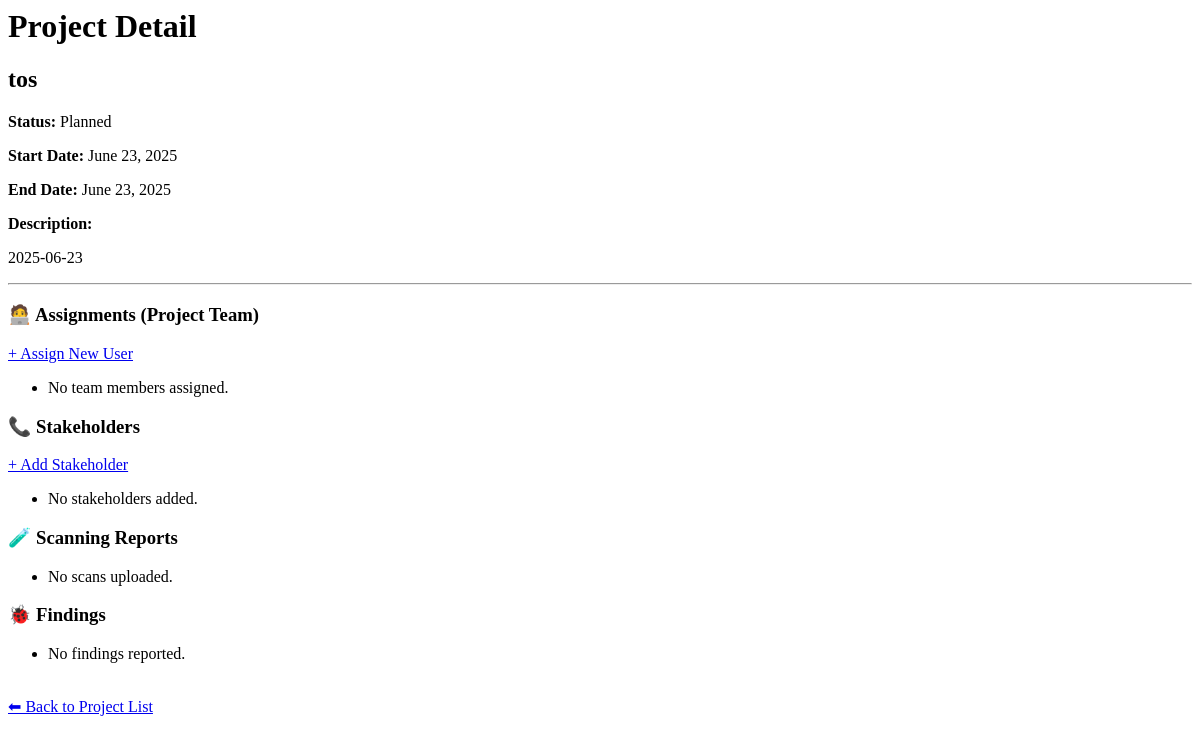
The page /projects/2/ on the database as committed earlier.
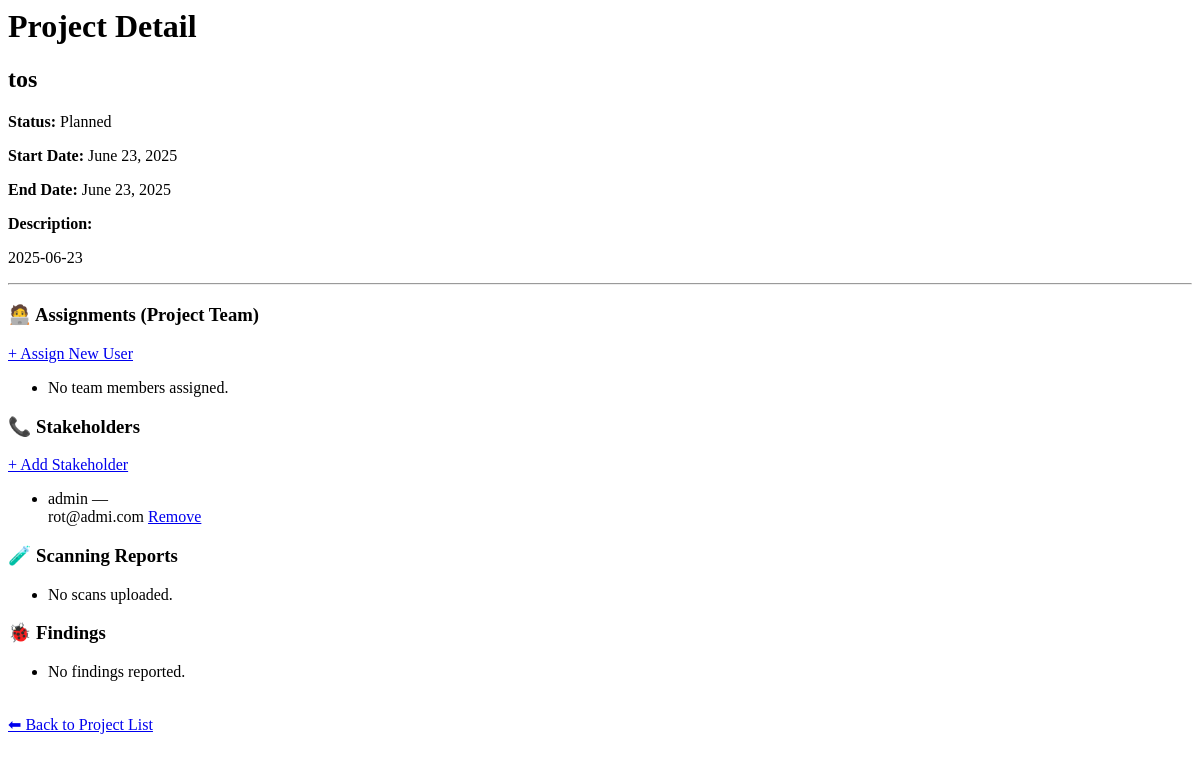
The same page on the database as committed later.
### stakeholders/models.py (models this page shows, shortened)
class Stakeholder(models.Model):
    project = models.ForeignKey(Project, on_delete=models.CASCADE)
    name = models.CharField(max_length=100)
    email = models.EmailField(blank=True)
    position = models.CharField(max_length=100, blank=True)

### projects/views.py (the view)
# urls.py: path('<int:pk>/', views.project_detail, name='project_detail'),
def project_detail(request, pk):
    project = get_object_or_404(Project, pk=pk)
    return render(request, 'projects/project_detail.html', {
        'project': project,
        'assignments': [],  # nanti diisi
        'pics': [],
        'scans': [],
        'findings': [],
    })

### projects/templates/projects/project_detail.html (shortened to what this page needs)
<h1>Project Detail</h1>
<h2>{{ project.project_name }}</h2>
<p><strong>Status:</strong> {{ project.status }}</p>
<p><strong>Start Date:</strong> {{ project.start_date }}</p>
<p><strong>End Date:</strong> {{ project.end_date|default:"-" }}</p>
<p><strong>Description:</strong> {{ project.description|linebreaks }}</p>
<hr>
<h3>🧑‍💻 Assignments (Project Team)</h3>
<a href="{% url 'add_assignment' project.pk %}">+ Assign New User</a>
<ul>
    {% for a in project.assignment_set.all %}
        <li>{{ a.user.full_name }} — {{ a.title }}
            <a href="{% url 'remove_assignment' a.pk %}">Remove</a>
        </li>
    {% empty %}
        <li>No team members assigned.</li>
    {% endfor %}
</ul>
<h3>📞 Stakeholders</h3>
<a href="{% url 'add_stakeholder' project.pk %}">+ Add Stakeholder</a>
<ul>
    {% for s in project.stakeholder_set.all %}
        <li>
            {{ s.name }} — {{ s.organization }}<br>
            {{ s.email }} {{ s.phone }}
            <a href="{% url 'remove_stakeholder' s.pk %}">Remove</a>
        </li>
    {% empty %}
        <li>No stakeholders added.</li>
    {% endfor %}
</ul>
<h3>🧪 Scanning Reports</h3>
<ul>
    {% for scan in scans %}
        <li>{{ scan.scan_tool }} — {{ scan.report_file.name }}</li>
    {% empty %}
        <li>No scans uploaded.</li>
    {% endfor %}
</ul>
<h3>🐞 Findings</h3>
<ul>
    {% for finding in findings %}
        <li>{{ finding.severity }} — {{ finding.summary }}</li>
    {% empty %}
        <li>No findings reported.</li>
    {% endfor %}
</ul>
<a href="{% url 'project_list' %}">⬅ Back to Project List</a>

Rows that differ between the two databases and show on the page:
added Stakeholder: name "admin", email "rot@admi.com"
Other text that changed with them:
text no longer shown: "No stakeholders added."
